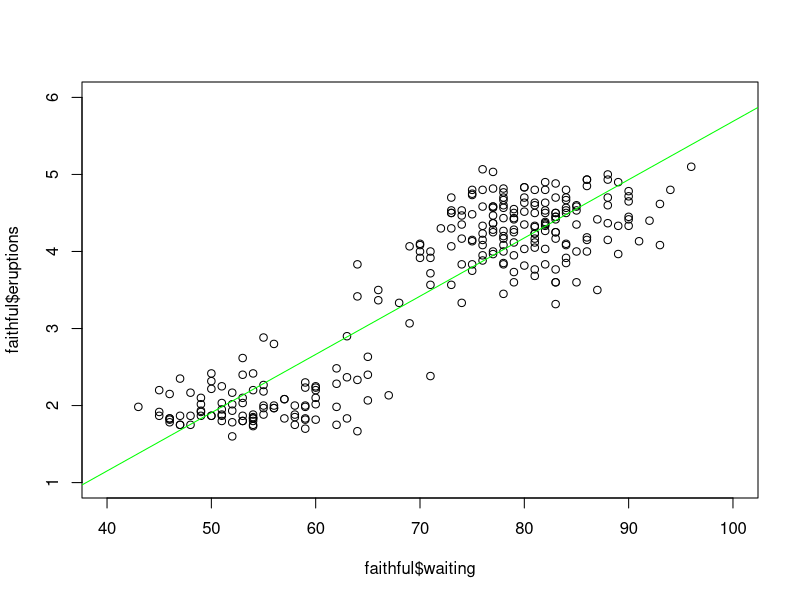
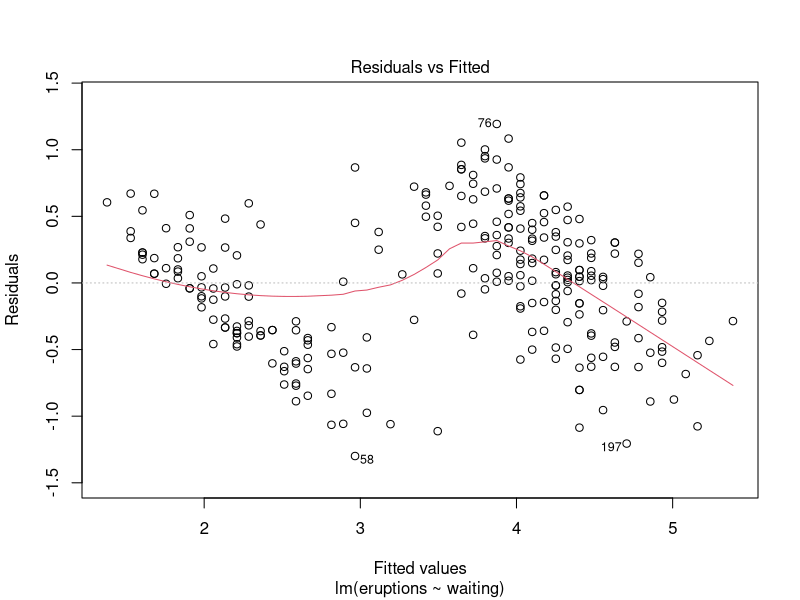
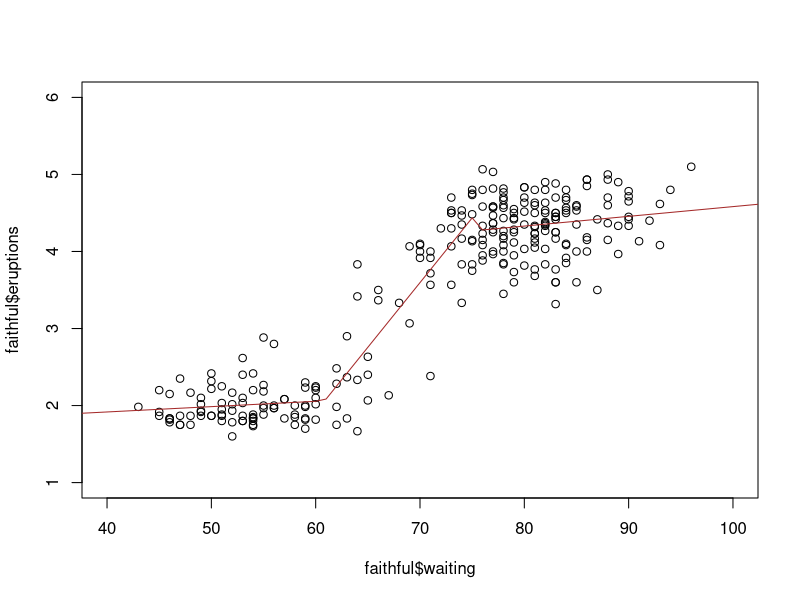
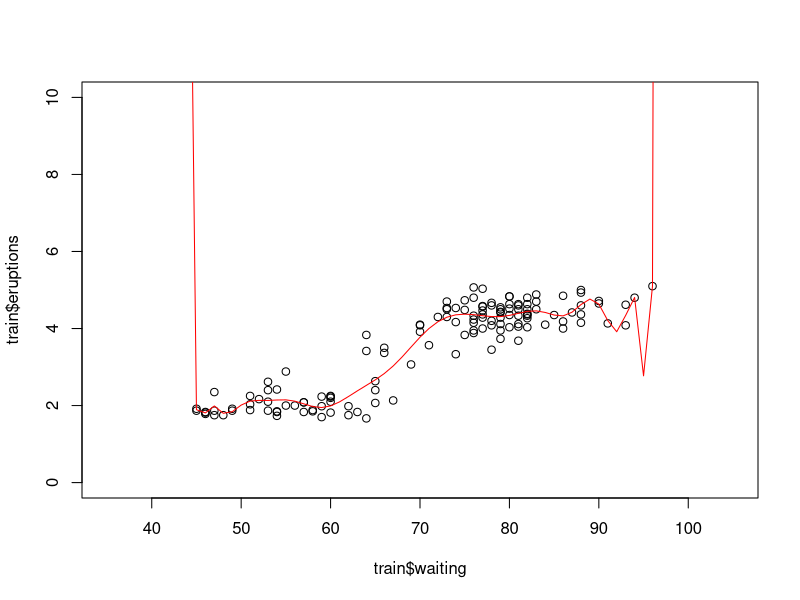
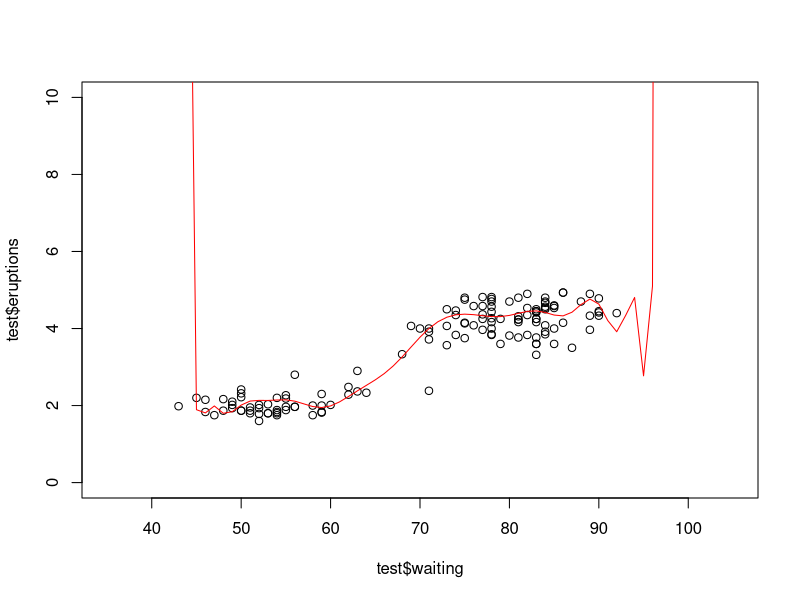
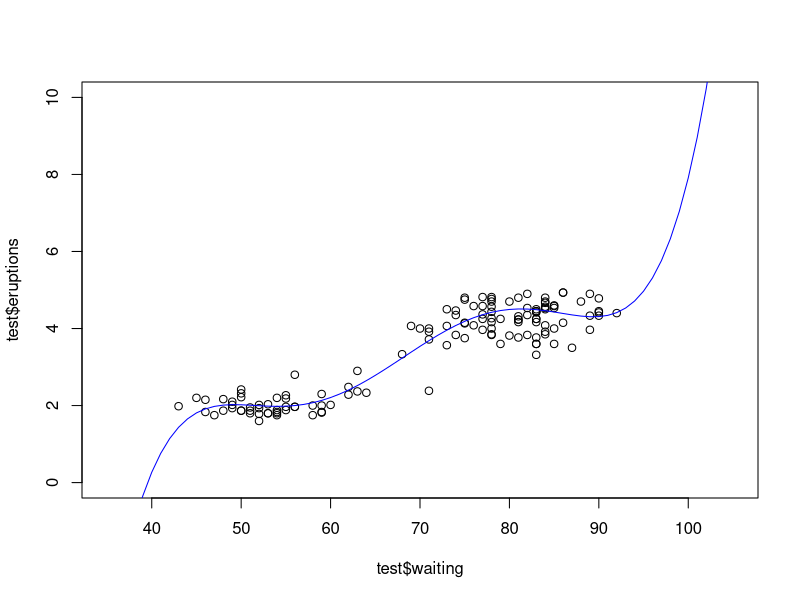
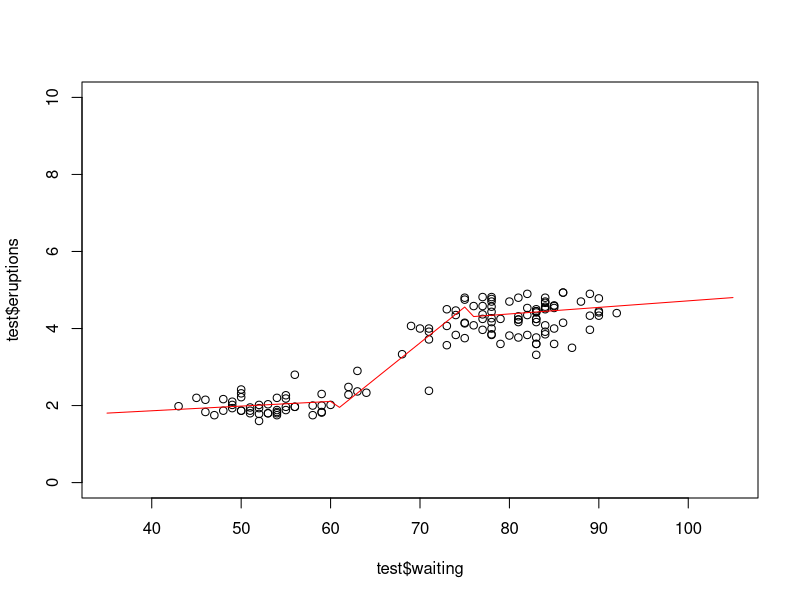

The R script that drew these images, in order:
## ---- chunk 1
library(dplyr)
## ---- chunk 2
sat <- read.csv('../data/sat.csv')
colnames(sat)
colnames(sat)[1] <- 'sex'
sat$sex <- sat$sex - 1  # 0/1 is conventional, data gives 1/2
n <- dim(sat)[1]
## ---- chunk 3
plot(faithful$waiting, faithful$eruptions,
     xlim = c(40,100), ylim = c(1,6))
faithfulGrid <- data.frame(waiting = seq(35,105))
deg1 <- lm(eruptions ~ waiting, data = faithful)
lines(faithfulGrid$waiting, predict(deg1, faithfulGrid), col = 'green')
plot(deg1, which = 1)
deg5 <- lm(eruptions ~ poly(waiting,5), data = faithful)
lines(faithfulGrid$waiting, predict(deg5, faithfulGrid), col = 'blue')
deg20 <- lm(eruptions ~ poly(waiting,20), data = faithful)
lines(faithfulGrid$waiting, predict(deg20, faithfulGrid), col = 'red')

sigma(deg1)
sigma(deg5)
sigma(deg20)
## ---- chunk 4
faithful$phase <- factor((faithful$waiting > 60) + (faithful$waiting > 75))
faithfulGrid$phase <- factor((faithfulGrid$waiting > 60) + (faithfulGrid$waiting > 75))
piecewise <- lm(eruptions ~ waiting*phase, data = faithful)
plot(faithful$waiting, faithful$eruptions,
     xlim = c(40,100), ylim = c(1,6))
lines(faithfulGrid$waiting, predict(piecewise, faithfulGrid), col = 'brown')
sigma(piecewise)
## ---- chunk 5
n <- dim(faithful)[1]
indices <- sample(n)
nTrain <- floor(1/2*n)
train <- faithful[indices[1:nTrain],]
test <- faithful[indices[(nTrain+1):n],]
## ---- chunk 6
deg1t <- lm(eruptions ~ waiting, data = train)
deg5t <- lm(eruptions ~ poly(waiting,5), data = train)
deg20t <- lm(eruptions ~ poly(waiting,20), data = train)
piecewiseT <- lm(eruptions ~ waiting*phase, data = train)
sqrt(mean((test$eruptions - predict(deg1t, test))^2))
sqrt(mean((test$eruptions - predict(deg5t, test))^2))
sqrt(mean((test$eruptions - predict(deg20t, test))^2))
sqrt(mean((test$eruptions - predict(piecewiseT, test))^2))
## ---- chunk 7
plot(train$waiting, train$eruptions, xlim = c(35, 105), ylim = c(0,10))
lines(faithfulGrid$waiting, predict(deg20t, faithfulGrid), col = 'red')
## ---- chunk 8
plot(test$waiting, test$eruptions, xlim = c(35, 105), ylim = c(0,10))
lines(faithfulGrid$waiting, predict(deg20t, faithfulGrid), col = 'red')
## ---- chunk 9
plot(test$waiting, test$eruptions, xlim = c(35, 105), ylim = c(0,10))
lines(faithfulGrid$waiting, predict(deg5t, faithfulGrid), col = 'blue')
## ---- chunk 10
plot(test$waiting, test$eruptions, xlim = c(35, 105), ylim = c(0,10))
lines(faithfulGrid$waiting, predict(piecewiseT, faithfulGrid), col = 'red')
## ---- chunk 11
satTrain <- sat %>% filter(SATSum < 120,
                           SATSum > 80)
satTest <- sat %>% filter(SATSum > 140)
satMod <- lm(FYGPA ~ HSGPA, data = satTrain)
sigma(satMod)
sqrt(mean((satTest$FYGPA - predict(satMod, satTest))^2))
